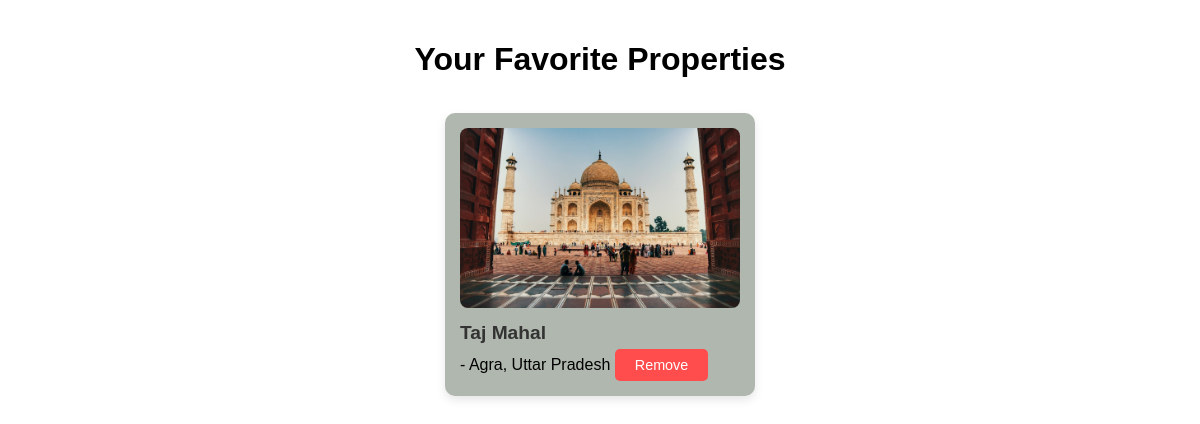
The page /realestate/favorites.php (signed in) on the database its author committed.
### tables this page shows
CREATE TABLE `properties` (
  `property_id` int(11) NOT NULL,
  `property_name` varchar(255) NOT NULL,
  `price` decimal(12,2) NOT NULL,
  `property_address` varchar(255) NOT NULL,
  `owner_email` varchar(100) NOT NULL,
  `owner_phone` varchar(15) NOT NULL,
  `property_type` varchar(50) NOT NULL,
  `image` varchar(255) NOT NULL,
  `created_at` timestamp NOT NULL DEFAULT current_timestamp(),
  `user_id` int(11) NOT NULL,
  `description` text DEFAULT NULL,
  `owner_name` varchar(255) NOT NULL
);

### realestate/favorites.php (the view, shortened to what this page needs)
<?php
include 'db.php';
$user_id = $_SESSION['user_id'];
$result = $conn->query("
    SELECT p.* FROM properties p
    INNER JOIN favorites f ON p.property_id = f.property_id
    WHERE f.user_id = '$user_id'
");
?>
<!DOCTYPE html>
<html lang="en">
<head>
    <link rel="stylesheet" href="assets/favorites.css?v=<?php echo time(); ?>">
</head>
<body>
<h1>Your Favorite Properties</h1>
<?php if ($result->num_rows > 0): ?>
    <ul>
        <?php while ($p = $result->fetch_assoc()): ?>
            <li>
                <img src="uploads/<?= htmlspecialchars($p['image']) ?>" width="100">
                <strong><?= htmlspecialchars($p['property_name']) ?></strong> -
                <?= htmlspecialchars($p['property_address']) ?>
                <a href="remove_favorite.php?property_id=<?= urlencode($p['property_id']) ?>">Remove</a>
            </li>
        <?php endwhile; ?>
    </ul>
<?php else: ?>
    <p>No favorite properties yet.</p>
<?php endif; ?>
</body>
</html>

### realestate/assets/favorites.css (style rules this page uses)
body { font-family: 'Arial', sans-serif; background: #ffffff; margin: 0; padding: 20px; text-align: center; }
h1 { font-size: 2rem; color: #000000; margin-bottom: 20px; }
ul { list-style: none; padding: 0; display: flex; flex-wrap: wrap; justify-content: center; }
li { background: #b0b7ae; border-radius: 10px; box-shadow: 0 4px 10px rgba(0, 0, 0, 0.1); padding: 15px; margin: 15px; width: 280px; text-align: left; transition: transform 0.3s, box-shadow 0.3s; }
img { width: 100%; height: 180px; object-fit: cover; border-radius: 8px; margin-bottom: 10px; }
strong { font-size: 1.2rem; color: #333; display: block; margin-bottom: 5px; }
a { display: inline-block; padding: 8px 20px; background: #ff4d4d; color: #fff; text-decoration: none; border-radius: 5px; font-size: 0.9rem; transition: background 0.3s; }

### rows shown on the page
properties: image (picture), property_name "Taj Mahal", property_address "Agra, Uttar Pradesh"
